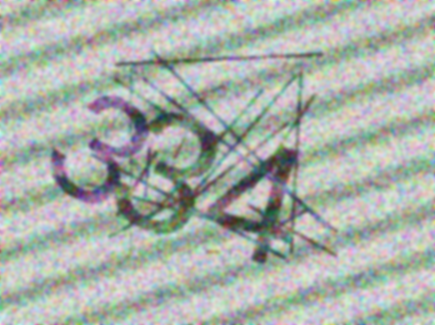
%> input picture Train/captcha_0003.png, 435 x 325 px
$ octave --eval "result = morph(rgb2gray(imread('Train/captcha_0003.png')));"   (GNU Octave 9; MATLAB toolbox functions it lacks are replaced by stand-ins)
%> lines starting %> are read from the running program, lines starting %| are printed output that depends on the picture; in (x1, y1, x2, y2) boxes, pixels count from 0 and x2, y2 are one past the last pixel; in counts of white or black regions, pixels touching at a corner belong together; the program's own positions count from 1
function [skeleton_im, BW2] = morph(im)
%Apply adaptive binarization and performs open and skeleton. Number 300
% Can be changed. Higher number more aggresive removal.
BW  = imbinarize(im,'adaptive','ForegroundPolarity','dark','Sensitivity',0.55);
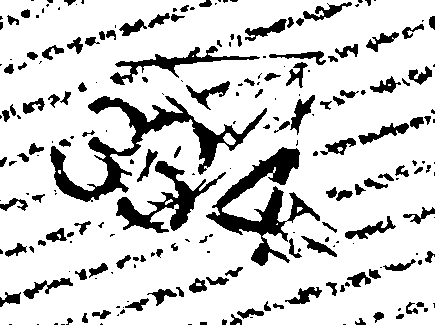
%> BW: size 325x435 logical; 82.5% white; 228 black regions (102 under 20 px), largest, box (x1, y1, x2, y2) and area: (50, 96, 267, 202) 4647, (206, 147, 320, 266) 3797, (116, 161, 226, 233) 2165
BW2 = medfilt2(BW, [5 5]);
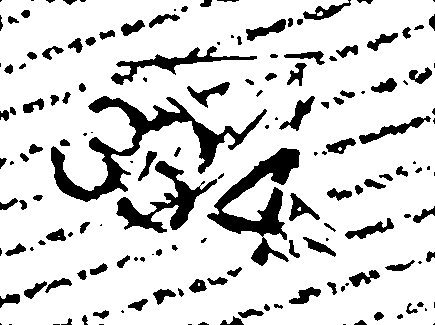
%> BW2: size 325x435 logical; 83.5% white; 160 black regions (49 under 20 px), largest, box (x1, y1, x2, y2) and area: (51, 96, 267, 202) 4627, (207, 148, 300, 266) 3431, (116, 161, 217, 233) 2123

FG  = ~BW2;
FG  = bwareaopen(FG, 300);
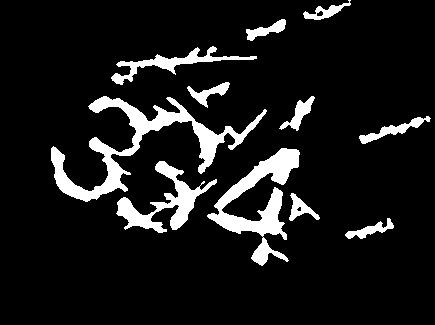
%> FG: size 325x435 logical; 10% white; 11 white regions, largest, box (x1, y1, x2, y2) and area: (51, 96, 267, 202) 4627, (207, 148, 300, 266) 3431, (116, 161, 217, 233) 2123
BW2 = ~FG;

FG = ~BW2;

skeleton_im = bwmorph(FG, 'thin', Inf);
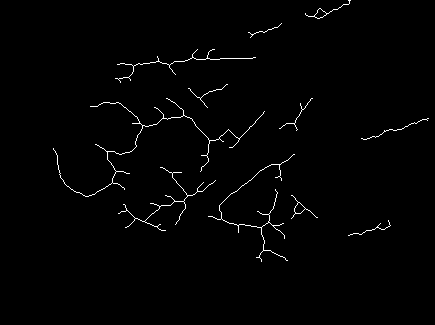
%> skeleton_im: size 325x435 logical; 1.1% white in thin lines or dots, all inside (x1, y1, x2, y2) = (53, 0, 429, 262)
end

$ run again, on Train/captcha_0011.png
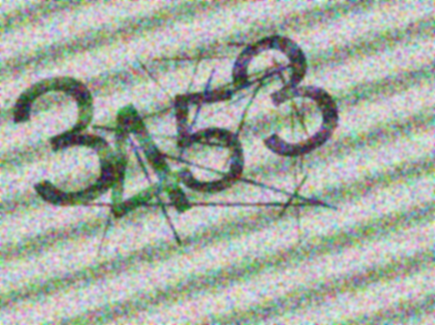
%> input picture Train/captcha_0011.png, 435 x 325 px
%> in morph, `BW  = imbinarize(im,'adaptive','ForegroundPolarity','dark','Sensitivit..`:
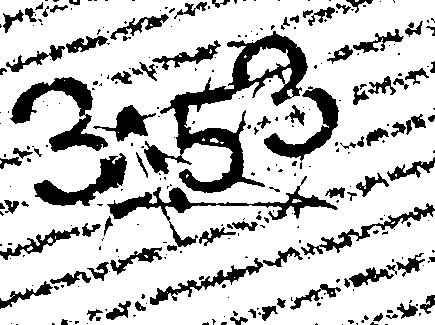
%> BW: size 325x435 logical; 78.8% white; 296 black regions (205 under 20 px), largest, box (x1, y1, x2, y2) and area: (144, 31, 308, 193) 6380, (10, 77, 108, 152) 2505, (107, 176, 338, 247) 2280
%> in morph, `skeleton_im = bwmorph(FG, 'thin', Inf);`:
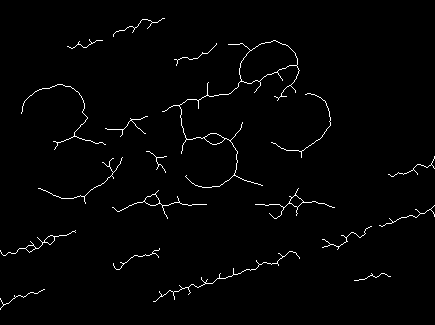
%> skeleton_im: size 325x435 logical; 1.6% white in thin lines or dots, all inside (x1, y1, x2, y2) = (0, 18, 435, 310)

$ run again, on Train/captcha_0014.png
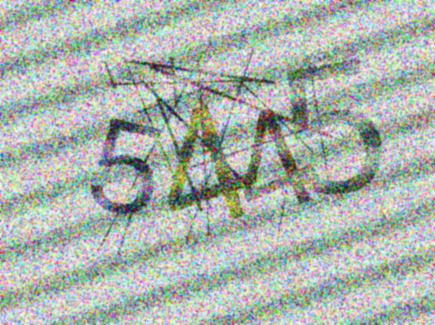
%> input picture Train/captcha_0014.png, 435 x 325 px
%> in morph, `BW  = imbinarize(im,'adaptive','ForegroundPolarity','dark','Sensitivit..`:
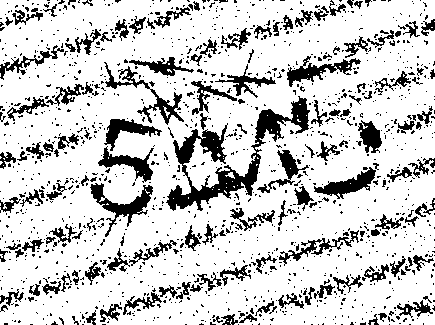
%> BW: size 325x435 logical; 80.3% white; 1380 black regions (1234 under 20 px), largest, box (x1, y1, x2, y2) and area: (166, 96, 310, 211) 3816, (90, 183, 153, 237) 944, (104, 62, 184, 125) 840
%> in morph, `skeleton_im = bwmorph(FG, 'thin', Inf);`:
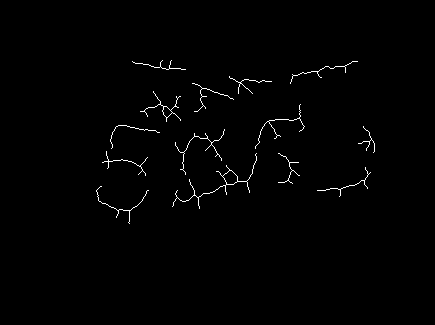
%> skeleton_im: size 325x435 logical; 0.89% white in thin lines or dots, all inside (x1, y1, x2, y2) = (96, 60, 375, 224)
